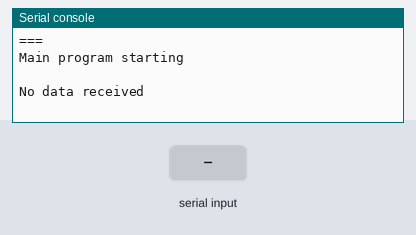
A program run on a simulated ESP32 board running MicroPython. Shown: the last lines printed to the serial console. The test bench sets the inputs (shaded band).

Above: at 1.2 s.
1.3 s: "5\n" received over the second serial link
At 4.5 s:
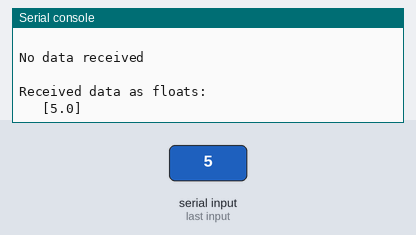
5.3 s: "90\n" received over the second serial link
6.8 s: "200\n" received over the second serial link
At 8.8 s:
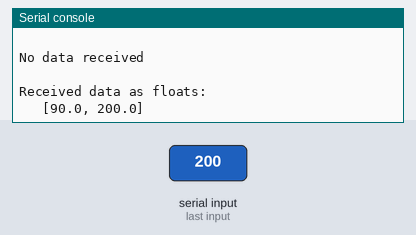

The program:

ASYNC_Serial.py
```python
"""
    Asynchronous UART Data Reception Script
    This script receives float data over UART using an asynchronous background function.
    Data is read from the UART port, converted to float values, and stored in a global list.
    The main loop periodically processes and prints the received float data.

    by Sluggcat
"""

import uasyncio as asyncio
import machine
import struct

# UART configuration (adjust pins and baudrate as needed)
uart = machine.UART(2, baudrate=9600, tx=17, rx=16)  # UART2, tx=17, rx=16 for ESP32

# Global variable to store received data
received_data = []

# Function to handle UART data reception
async def receive_uart_data():
    while True:
        if uart.any():
            data = uart.read()
            if data:
                float_strs = data.decode().strip().split("\n")
                # Convert the string representations of floats to actual floats
                floats = [float(f) for f in float_strs]
                # Extend received_data with new floats
                received_data.extend(floats)
        await asyncio.sleep(1)

# Main function to process received data
async def main():
    print("===\nMain program starting")
    # Start UART data reception coroutine
    asyncio.create_task(receive_uart_data())

    while True:
        if received_data:
            print("\nReceived data as floats:\n\t", received_data)
            # Clear received_data after processing
            received_data.clear()
        else:
            print("\nNo data received")
        await asyncio.sleep(2)  # Adjust sleep time as needed

# Run asyncio event loop
loop = asyncio.get_event_loop()
try:
    loop.run_until_complete(main())
except KeyboardInterrupt:
    print("Interrupted")
finally:
    # Cleanup code can go here, if needed
    loop.close()
```

Measured:
- after the input at 1.3 s, the serial console: prints a new line after 2.7 s (image 1)
- after the input at 6.8 s, the serial console: prints a new line after 1.2 s (image 2)
